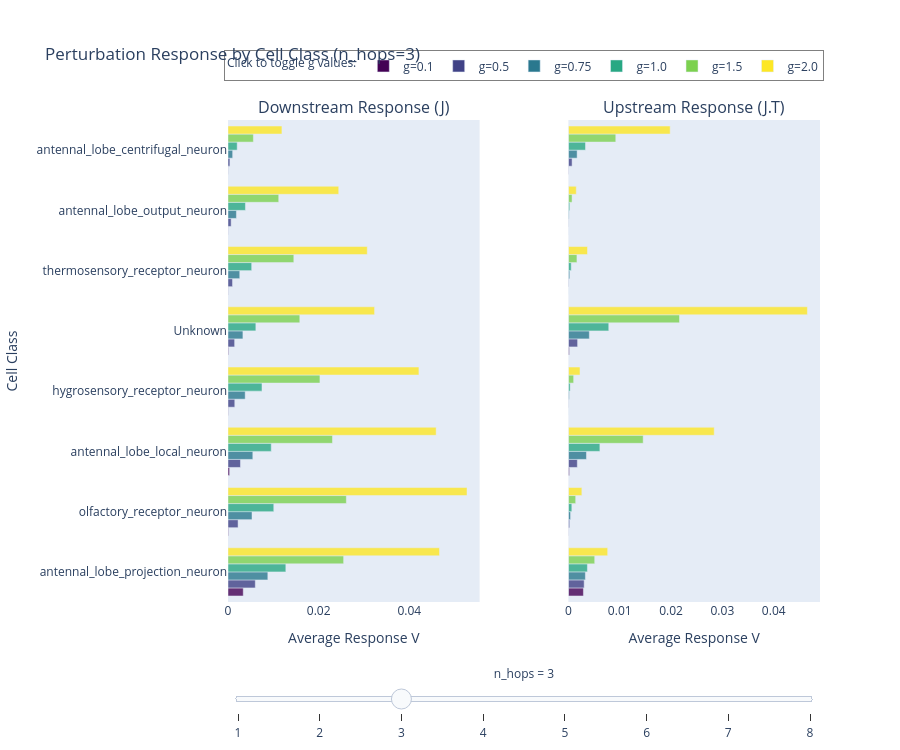

Here is the notebook cell this chart was saved with:
### Code cell
# ▶ RUN THIS CELL: Plotly bar plot colored by g values with n_hops slider
import plotly.graph_objects as go
from plotly.subplots import make_subplots
import plotly.colors as pc

# Create mapping from index to node ID
idx_to_node = {idx: node for node, idx in node_to_idx.items()}

# Get cell class for each node in the graph
ID_COLUMN = f'{DATASET}_id'
meta_lookup = meta_df.set_index(ID_COLUMN)['cell_class'].to_dict()

cell_classes = []
for i in range(n_nodes):
    node_id = idx_to_node[i]
    cc = meta_lookup.get(node_id)
    cell_classes.append(cc if cc is not None else 'Unknown')
cell_classes = np.array(cell_classes)

# Parameters
g_values = [.1, 0.5, 0.75, 1.0, 1.5, 2.0]
n_hops_values = [1, 2, 3, 4, 5, 6, 7, 8]

# Color map for g values
colors = pc.sample_colorscale('Viridis', [i / (len(g_values) - 1) for i in range(len(g_values))])

# Precompute responses for all combinations
all_results = {}
for n_hops in n_hops_values:
    all_results[n_hops] = {}
    for g_val in g_values:
        V_downstream, _ = compute_perturbation_response(adj_matrix_norm, x, g=g_val, n_hops=n_hops, transpose=False)
        V_upstream, _ = compute_perturbation_response(adj_matrix_norm, x, g=g_val, n_hops=n_hops, transpose=True)
        
        V_down = V_downstream.toarray().flatten()
        V_up = V_upstream.toarray().flatten()
        
        # Compute average V for each cell class
        unique_classes = np.unique(cell_classes)
        avg_downstream = {}
        avg_upstream = {}
        
        for cc in unique_classes:
            mask = cell_classes == cc
            if mask.sum() > 0:
                avg_downstream[cc] = V_down[mask].mean()
                avg_upstream[cc] = V_up[mask].mean()
        
        all_results[n_hops][g_val] = {'downstream': avg_downstream, 'upstream': avg_upstream}

print(f'Precomputed {len(n_hops_values)} n_hops x {len(g_values)} g values')

# Get all cell classes that have non-zero response for any combination
all_classes = set()
for n_hops in n_hops_values:
    for g_val in g_values:
        for cc, val in all_results[n_hops][g_val]['downstream'].items():
            if val > 0:
                all_classes.add(cc)
        for cc, val in all_results[n_hops][g_val]['upstream'].items():
            if val > 0:
                all_classes.add(cc)

# Sort by downstream response at g=1.0, n_hops=3
class_order = sorted(all_classes, key=lambda cc: all_results[3][1.0]['downstream'].get(cc, 0), reverse=True)

# Create figure
fig = make_subplots(
    rows=1, cols=2,
    subplot_titles=('Downstream Response (J)', 'Upstream Response (J.T)'),
    shared_yaxes=True,
    horizontal_spacing=0.15
)

# Add traces for each n_hops value (grouped by g)
default_n_hops = 3
traces_per_nhops = len(g_values) * 2  # downstream + upstream for each g

# Track trace indices for each g value (for legend interactivity)
trace_indices_by_g = {g_val: [] for g_val in g_values}

trace_count = 0
for n_hops in n_hops_values:
    visible = (n_hops == default_n_hops)
    
    for i, g_val in enumerate(g_values):
        # Downstream
        values_down = [all_results[n_hops][g_val]['downstream'].get(cc, 0) for cc in class_order]
        fig.add_trace(go.Bar(
            x=values_down,
            y=class_order,
            orientation='h',
            name=f'g={g_val}',
            marker_color=colors[i],
            opacity=0.8,
            visible=visible,
            legendgroup=f'g={g_val}',
            showlegend=False
        ), row=1, col=1)
        trace_indices_by_g[g_val].append(trace_count)
        trace_count += 1
        
        # Upstream
        values_up = [all_results[n_hops][g_val]['upstream'].get(cc, 0) for cc in class_order]
        fig.add_trace(go.Bar(
            x=values_up,
            y=class_order,
            orientation='h',
            name=f'g={g_val}',
            marker_color=colors[i],
            opacity=0.8,
            visible=visible,
            legendgroup=f'g={g_val}',
            showlegend=False
        ), row=1, col=2)
        trace_indices_by_g[g_val].append(trace_count)
        trace_count += 1

# Add dummy traces for legend (always visible, no data)
for i, g_val in enumerate(g_values):
    fig.add_trace(go.Bar(
        x=[None],
        y=[None],
        name=f'g={g_val}',
        marker_color=colors[i],
        legendgroup=f'g={g_val}',
        showlegend=True,
        visible=True
    ))

# Create slider steps
steps = []
total_traces = len(n_hops_values) * traces_per_nhops
for idx, n_hops in enumerate(n_hops_values):
    visibility = [False] * total_traces + [True] * len(g_values)  # Keep legend traces visible
    # Show all traces for this n_hops
    start_idx = idx * traces_per_nhops
    for i in range(traces_per_nhops):
        visibility[start_idx + i] = True
    
    step = dict(
        method='update',
        args=[{'visible': visibility},
              {'title': f'Perturbation Response by Cell Class (n_hops={n_hops})'}],
        label=str(n_hops)
    )
    steps.append(step)

# Layout
fig.update_layout(
    title=f'Perturbation Response by Cell Class (n_hops={default_n_hops})',
    height=750,
    barmode='group',
    showlegend=True,
    legend=dict(
        orientation='h',
        yanchor='bottom',
        y=1.08,
        xanchor='center',
        x=0.5,
        title=dict(text='Click to toggle g values:', font=dict(size=12)),
        font=dict(size=12),
        bgcolor='rgba(255,255,255,0.9)',
        bordercolor='gray',
        borderwidth=1,
        itemclick='toggle',
        itemdoubleclick='toggleothers'
    ),
    sliders=[dict(
        active=n_hops_values.index(default_n_hops),
        currentvalue={'prefix': 'n_hops = ', 'visible': True, 'xanchor': 'center'},
        pad={'t': 60},
        steps=steps
    )],
    margin=dict(t=120)
)

fig.update_xaxes(title_text='Average Response V', row=1, col=1)
fig.update_xaxes(title_text='Average Response V', row=1, col=2)
fig.update_yaxes(title_text='Cell Class', row=1, col=1)

fig.show()
